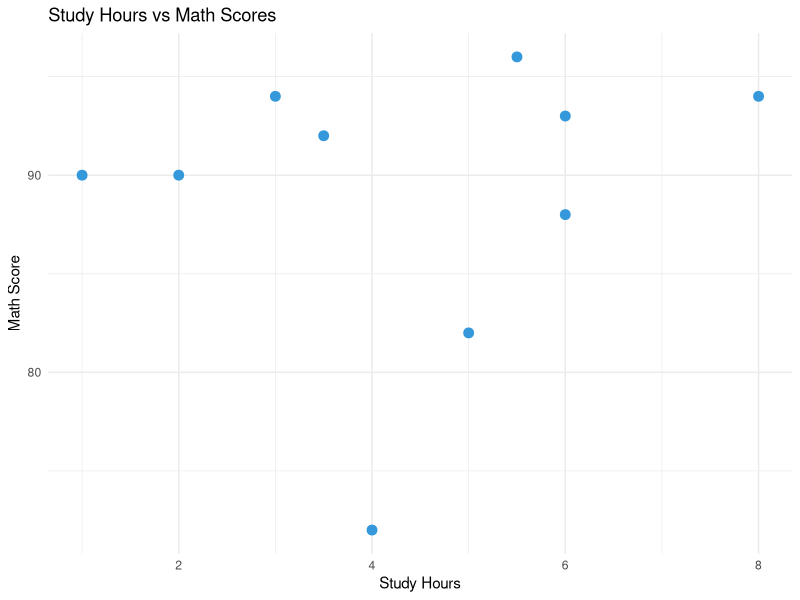
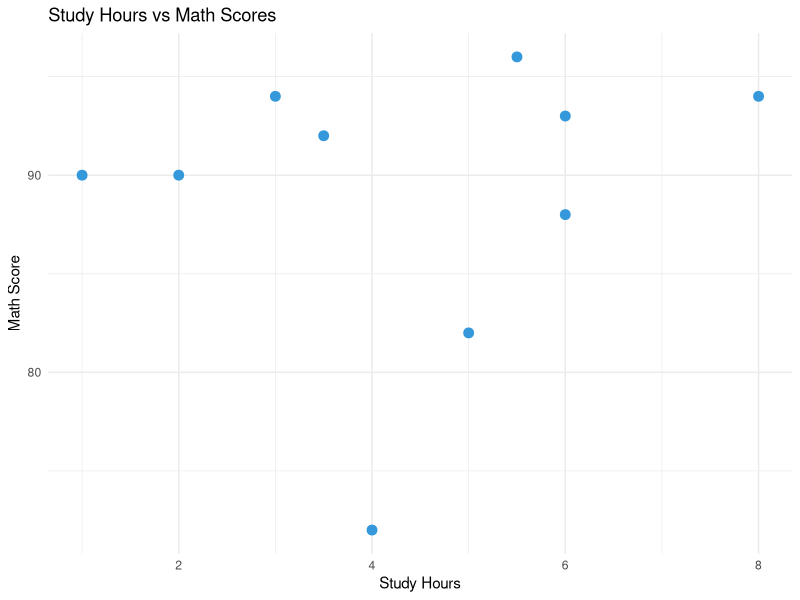
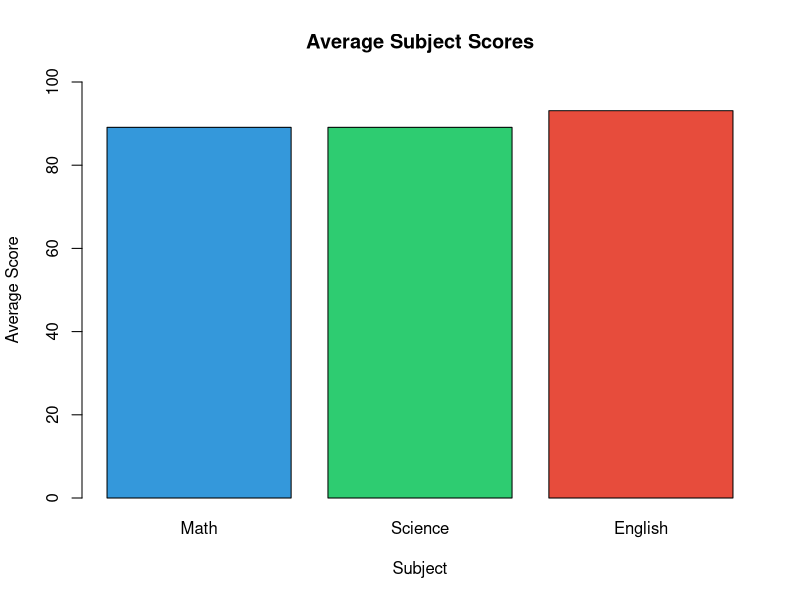

Here is the R script that generated these plots, in order:
 students <- data.frame(
  Student = c(
    "Srinivasan", "Siva", "Ganga", "Srinath", "Ganesh",
    "Anil", "Deepika", "Radhakrishna", "Kalyani", "Harsha"
  ),
  Math = c(82, 72, 93, 94, 96, 92, 90, 94, 90, 88),
  Science = c(89, 90, 91, 92, 89, 88, 87, 85, 89, 91),
  English = c(90, 92, 93, 94, 97, 96, 94, 93, 92, 90),
  Hours = c(5.0, 4.0, 6.0, 3.0, 5.5, 3.5, 2.0, 8.0, 1.0, 6.0)
)

library(ggplot2)

scatter_plot <- ggplot(students, aes(x = Hours, y = Math)) +
  geom_point(color = "#3498db", size = 3) +
  labs(
    title = "Study Hours vs Math Scores",
    x = "Study Hours",
    y = "Math Score"
  ) +
  theme_minimal()

print(scatter_plot)

ggsave(
  filename = "scatter_r.png",
  plot = scatter_plot,
  width = 8,
  height = 5,
  dpi = 150
)

avgs <- colMeans(students[, c("Math", "Science", "English")])

print(avgs)

png("barplot_r.png", width = 800, height = 500)

barplot(
  avgs,
  main = "Average Subject Scores",
  xlab = "Subject",
  ylab = "Average Score",
  col = c("#3498db", "#2ecc71", "#e74c3c"),
  ylim = c(0, 100)
)

dev.off()
